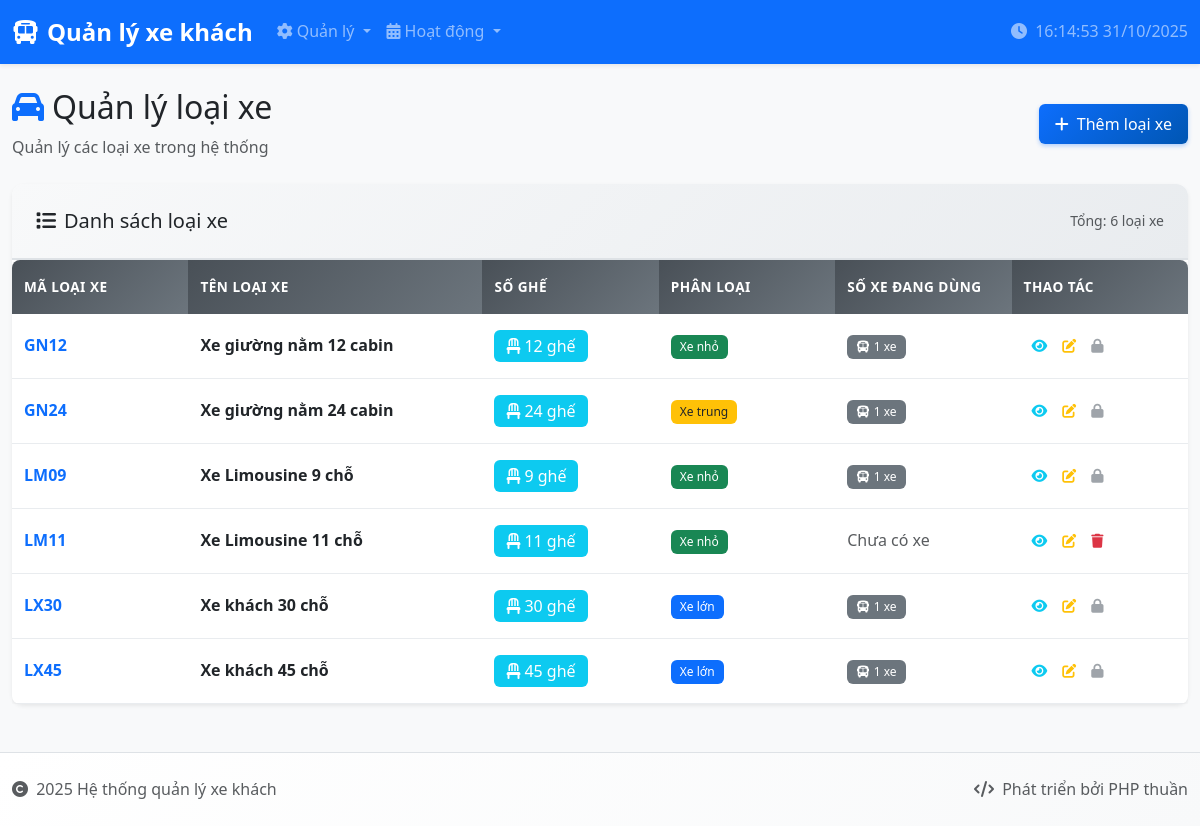
The page /quanly_xe_khach/loai_xe/index.php on the database its author committed.
### tables this page shows
CREATE TABLE `loai_xe` (
  `MaLoaiXe` varchar(10) NOT NULL,
  `TenLoaiXe` varchar(50) NOT NULL,
  `SoGhe` int(11) NOT NULL,
  PRIMARY KEY (`MaLoaiXe`)
);

### quanly_xe_khach/loai_xe/index.php (the view, shortened to what this page needs)
<?php
$database = new Database();
$db = $database->getConnection();
try {
    $query = "SELECT lx.*,
                     COUNT(xk.MaXe) as SoLuongXe,
                     CASE
                         WHEN lx.SoGhe <= 16 THEN 'Xe nhỏ'
                         WHEN lx.SoGhe <= 29 THEN 'Xe trung'
                         ELSE 'Xe lớn'
                     END as PhanLoai
              FROM loai_xe lx
              LEFT JOIN xe_khach xk ON lx.MaLoaiXe = xk.MaLoaiXe
              GROUP BY lx.MaLoaiXe
              ORDER BY lx.MaLoaiXe";
    $stmt = $db->prepare($query);
    $stmt->execute();
    $loai_xe_list = $stmt->fetchAll(PDO::FETCH_ASSOC);
} catch(PDOException $e) {
    $error = "Lỗi truy vấn: " . $e->getMessage();
}
include '../includes/header.php';
?>
<div class="row">
    <div class="col-12">
        <div class="d-flex justify-content-between align-items-center mb-4">
            <div>
                <h2><i class="fas fa-car text-primary me-2"></i>Quản lý loại xe</h2>
                <p class="text-muted mb-0">Quản lý các loại xe trong hệ thống</p>
            </div>
            <a href="create.php" class="btn btn-primary">
                <i class="fas fa-plus me-2"></i>Thêm loại xe
            </a>
        </div>
        <div class="card shadow-sm">
            <div class="card-header">
                <div class="row align-items-center">
                    <div class="col">
                        <h5 class="mb-0"><i class="fas fa-list me-2"></i>Danh sách loại xe</h5>
                    </div>
                    <div class="col-auto">
                        <small class="text-muted">Tổng: <?php echo count($loai_xe_list); ?> loại xe</small>
                    </div>
                </div>
            </div>
            <div class="card-body p-0">
                <?php if (empty($loai_xe_list)): ?>
                    <div class="text-center py-5">
                        <i class="fas fa-car fa-3x text-muted mb-3"></i>
                        <p class="text-muted">Chưa có loại xe nào được thêm</p>
                        <a href="create.php" class="btn btn-primary">
                            <i class="fas fa-plus me-2"></i>Thêm loại xe đầu tiên
                        </a>
                    </div>
                <?php else: ?>
                    <div class="table-responsive">
                        <table class="table table-hover mb-0">
                            <thead class="table-dark">
                            <tr>
                                <th width="15%">Mã loại xe</th>
                                <th width="25%">Tên loại xe</th>
                                <th width="15%">Số ghế</th>
                                <th width="15%">Phân loại</th>
                                <th width="15%">Số xe đang dùng</th>
                                <th width="15%">Thao tác</th>
                            </tr>
                            </thead>
                            <tbody>
                            <?php foreach ($loai_xe_list as $loai_xe): ?>
                                <tr>
                                    <td>
                                        <span class="fw-bold text-primary"><?php echo htmlspecialchars($loai_xe['MaLoaiXe']); ?></span>
                                    </td>
                                    <td>
                                        <div class="fw-semibold"><?php echo htmlspecialchars($loai_xe['TenLoaiXe']); ?></div>
                                    </td>
                                    <td>
                                    <span class="badge bg-info fs-6">
                                        <i class="fas fa-chair me-1"></i><?php echo $loai_xe['SoGhe']; ?> ghế
                                    </span>
                                    </td>
                                    <td>
                                        <?php
                                        $badge_class = '';
                                        switch($loai_xe['PhanLoai']) {
                                            case 'Xe nhỏ': $badge_class = 'bg-success'; break;
                                            case 'Xe trung': $badge_class = 'bg-warning text-dark'; break;
                                            case 'Xe lớn': $badge_class = 'bg-primary'; break;
                                        }
                                        ?>
                                        <span class="badge <?php echo $badge_class; ?>">
                                        <?php echo $loai_xe['PhanLoai']; ?>
                                    </span>
                                    </td>
                                    <td>
                                        <?php if ($loai_xe['SoLuongXe'] > 0): ?>
                                            <span class="badge bg-secondary">
                                            <i class="fas fa-bus me-1"></i><?php echo $loai_xe['SoLuongXe']; ?> xe
                                        </span>
                                        <?php else: ?>
                                            <span class="text-muted">Chưa có xe</span>
                                        <?php endif; ?>
                                    </td>
                                    <td>
                                        <div class="btn-group" role="group">
                                            <a href="view.php?id=<?php echo $loai_xe['MaLoaiXe']; ?>"
                                               class="btn btn-sm btn-outline-info"
                                               data-bs-toggle="tooltip" title="Xem chi tiết">
                                                <i class="fas fa-eye"></i>
                                            </a>
                                            <a href="edit.php?id=<?php echo $loai_xe['MaLoaiXe']; ?>"
                                               class="btn btn-sm btn-outline-warning"
                                               data-bs-toggle="tooltip" title="Chỉnh sửa">
                                                <i class="fas fa-edit"></i>
                                            </a>
                                            <?php if ($loai_xe['SoLuongXe'] == 0): ?>
                                                <a href="index.php?delete=<?php echo $loai_xe['MaLoaiXe']; ?>"
                                                   class="btn btn-sm btn-outline-danger"
                                                   data-bs-toggle="tooltip" title="Xóa"
                                                   data-confirm="Bạn có chắc muốn xóa loại xe '<?php echo htmlspecialchars($loai_xe['TenLoaiXe']); ?>'?">
                                                    <i class="fas fa-trash"></i>
                                                </a>
                                            <?php else: ?>
                                                <button class="btn btn-sm btn-outline-secondary" disabled
                                                        data-bs-toggle="tooltip" title="Không thể xóa vì đang có xe sử dụng">
                                                    <i class="fas fa-lock"></i>
                                                </button>
                                            <?php endif; ?>
                                        </div>
                                    </td>
                                </tr>
                            <?php endforeach; ?>
                            </tbody>
                        </table>
                    </div>
                <?php endif; ?>
            </div>
        </div>
    </div>
</div>
<?php include '../includes/footer.php'; ?>

### quanly_xe_khach/includes/header.php (shortened to what this page needs)
<!DOCTYPE html>
<html lang="vi">
<head>
    <link href="https://cdn.jsdelivr.net/npm/bootstrap@5.3.0/dist/css/bootstrap.min.css" rel="stylesheet">
    <link rel="stylesheet" href="https://cdnjs.cloudflare.com/ajax/libs/font-awesome/6.4.0/css/all.min.css">
    <link rel="stylesheet" href="<?php echo isset($css_path) ? $css_path : '../style.css'; ?>">
</head>
<body class="bg-light">
<nav class="navbar navbar-expand-lg navbar-dark bg-primary shadow-sm">
    <div class="container-fluid">
        <a class="navbar-brand" href="<?php echo isset($nav_path) ? $nav_path : '../index.php'; ?>">
            <i class="fas fa-bus me-2"></i>Quản lý xe khách
        </a>
        <div class="collapse navbar-collapse" id="navbarNav">
            <ul class="navbar-nav me-auto">
                <li class="nav-item dropdown">
                    <a class="nav-link dropdown-toggle" href="#" role="button" data-bs-toggle="dropdown">
                        <i class="fas fa-cog me-1"></i>Quản lý
                    </a>
                </li>
                <li class="nav-item dropdown">
                    <a class="nav-link dropdown-toggle" href="#" role="button" data-bs-toggle="dropdown">
                        <i class="fas fa-calendar-alt me-1"></i>Hoạt động
                    </a>
                </li>
            </ul>
            <ul class="navbar-nav">
                <li class="nav-item">
                        <span class="navbar-text">
                            <i class="fas fa-clock me-1"></i>
                            <span id="current-time"></span>
                        </span>
                </li>
            </ul>
        </div>
    </div>
</nav>
<div class="container-fluid mt-4">

### quanly_xe_khach/includes/footer.php (shortened to what this page needs)
</div>
<footer class="bg-white border-top mt-5 py-4">
    <div class="container-fluid">
        <div class="row align-items-center">
            <div class="col-md-6">
                <p class="mb-0 text-muted">
                    <i class="fas fa-copyright me-1"></i>
                    2025 Hệ thống quản lý xe khách
                </p>
            </div>
            <div class="col-md-6 text-md-end">
                <p class="mb-0 text-muted">
                    <i class="fas fa-code me-1"></i>
                    Phát triển bởi PHP thuần
                </p>
            </div>
        </div>
    </div>
</footer>
</body>
</html>

### quanly_xe_khach/style.css (style rules this page uses)
:root { --primary-color: #0d6efd; --secondary-color: #6c757d; --success-color: #198754; --info-color: #0dcaf0; --warning-color: #ffc107; --danger-color: #dc3545; --light-color: #f8f9fa; --dark-color: #212529; }
body { font-family: 'Segoe UI', Tahoma, Geneva, Verdana, sans-serif; background-color: #f8f9fa; line-height: 1.6; }
.navbar-brand { font-size: 1.5rem; font-weight: 600; }
.navbar-nav .nav-link { font-weight: 500; transition: color 0.3s ease; }
.card { border: none; border-radius: 12px; box-shadow: 0 2px 10px rgba(0,0,0,0.08); transition: transform 0.2s ease, box-shadow 0.2s ease; }
.card-header { background: linear-gradient(135deg, #f8f9fa 0%, #e9ecef 100%); border-bottom: 2px solid #dee2e6; border-radius: 12px 12px 0 0 !important; padding: 1.5rem; }
.card-body { padding: 1.5rem; }
.table { border-radius: 8px; overflow: hidden; box-shadow: 0 2px 8px rgba(0,0,0,0.05); }
.table thead th { background: linear-gradient(135deg, #495057 0%, #6c757d 100%); color: white; border: none; font-weight: 600; text-transform: uppercase; font-size: 0.85rem; letter-spacing: 0.5px; padding: 1rem 0.75rem; }
.table tbody tr { transition: background-color 0.2s ease; }
.table td { vertical-align: middle; border-color: #e9ecef; padding: 1rem 0.75rem; }
.btn { border-radius: 6px; font-weight: 500; padding: 0.5rem 1rem; transition: all 0.2s ease; border: none; }
.btn-primary { background: linear-gradient(135deg, #0d6efd 0%, #0056b3 100%); box-shadow: 0 2px 4px rgba(13, 110, 253, 0.3); }
.btn-sm { padding: 0.375rem 0.75rem; font-size: 0.85rem; }
.btn-group-sm > .btn, .btn-sm { border-radius: 4px; }
.badge { font-size: 0.75rem; font-weight: 500; padding: 0.5em 0.75em; border-radius: 6px; }
footer { background: linear-gradient(135deg, #ffffff 0%, #f8f9fa 100%); border-top: 3px solid #e9ecef; margin-top: auto; }

### quanly_xe_khach/includes/header.php (style rules this page uses)
.navbar-brand { font-weight: bold; }
.table th { background-color: #f8f9fa; }
.btn-group-sm > .btn, .btn-sm { padding: 0.25rem 0.5rem; font-size: 0.875rem; }
.card-header { background-color: #f8f9fa; border-bottom: 2px solid #dee2e6; }

### rows shown on the page
loai_xe: MaLoaiXe "GN12", TenLoaiXe "Xe giường nằm 12 cabin", SoGhe "12", PhanLoai "Xe nhỏ", SoLuongXe "1"
loai_xe: MaLoaiXe "GN24", TenLoaiXe "Xe giường nằm 24 cabin", SoGhe "24", PhanLoai "Xe trung", SoLuongXe "1"
loai_xe: MaLoaiXe "LM09", TenLoaiXe "Xe Limousine 9 chỗ", SoGhe "9", PhanLoai "Xe nhỏ", SoLuongXe "1"
loai_xe: MaLoaiXe "LM11", TenLoaiXe "Xe Limousine 11 chỗ", SoGhe "11", PhanLoai "Xe nhỏ", shows "Chưa có xe"
loai_xe: MaLoaiXe "LX30", TenLoaiXe "Xe khách 30 chỗ", SoGhe "30", PhanLoai "Xe lớn", SoLuongXe "1"
loai_xe: MaLoaiXe "LX45", TenLoaiXe "Xe khách 45 chỗ", SoGhe "45", PhanLoai "Xe lớn", SoLuongXe "1"

### other values the page prints
count($loai_xe_list) "6"
